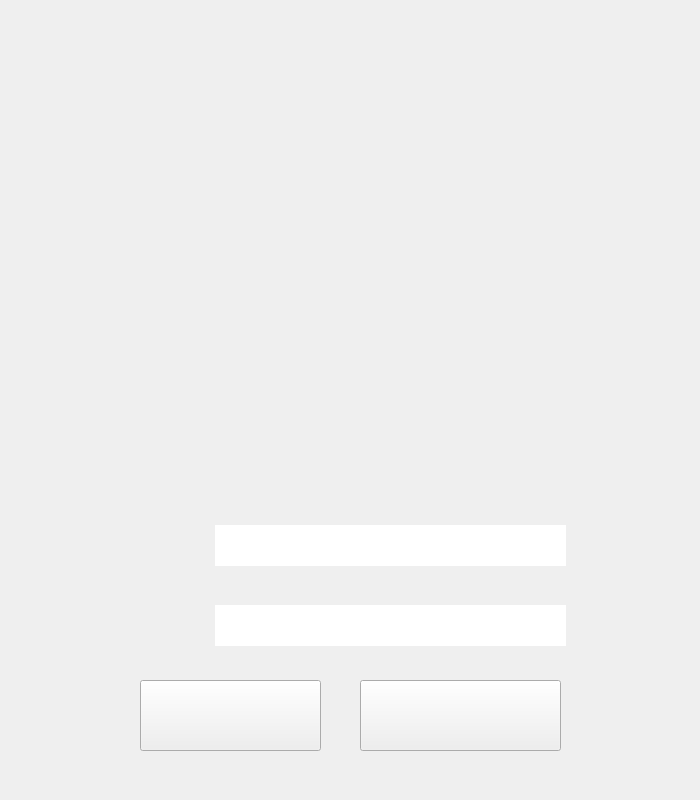
<?xml version="1.0" encoding="UTF-8"?>
<ui version="4.0">
 <class>MainWindow</class>
 <widget class="QMainWindow" name="MainWindow">
  <property name="geometry">
   <rect>
    <x>0</x>
    <y>0</y>
    <width>700</width>
    <height>800</height>
   </rect>
  </property>
  <property name="windowTitle">
   <string>MainWindow</string>
  </property>
  <property name="toolButtonStyle">
   <enum>Qt::ToolButtonIconOnly</enum>
  </property>
  <property name="animated">
   <bool>true</bool>
  </property>
  <property name="documentMode">
   <bool>false</bool>
  </property>
  <property name="dockNestingEnabled">
   <bool>false</bool>
  </property>
  <widget class="QWidget" name="centralwidget">
   <widget class="QPushButton" name="pushButton">
    <property name="geometry">
     <rect>
      <x>360</x>
      <y>680</y>
      <width>201</width>
      <height>71</height>
     </rect>
    </property>
    <property name="font">
     <font>
      <family>Lucida Console</family>
      <pointsize>20</pointsize>
     </font>
    </property>
    <property name="styleSheet">
     <string notr="true">border-image: url(:/resources/img/Group 11 (1).png);</string>
    </property>
    <property name="text">
     <string/>
    </property>
    <property name="icon">
     <iconset theme="accessories-text-editor">
      <normaloff>.</normaloff>.</iconset>
    </property>
    <property name="checkable">
     <bool>false</bool>
    </property>
    <property name="autoRepeat">
     <bool>false</bool>
    </property>
    <property name="autoExclusive">
     <bool>false</bool>
    </property>
    <property name="autoDefault">
     <bool>false</bool>
    </property>
    <property name="default">
     <bool>false</bool>
    </property>
    <property name="flat">
     <bool>false</bool>
    </property>
   </widget>
   <widget class="QPushButton" name="pushButton_2">
    <property name="geometry">
     <rect>
      <x>140</x>
      <y>680</y>
      <width>181</width>
      <height>71</height>
     </rect>
    </property>
    <property name="font">
     <font>
      <family>Lucida Console</family>
      <pointsize>20</pointsize>
      <bold>false</bold>
     </font>
    </property>
    <property name="styleSheet">
     <string notr="true">border-image: url(:/resources/img/Group 11.png);</string>
    </property>
    <property name="text">
     <string/>
    </property>
   </widget>
   <widget class="QLabel" name="label_3">
    <property name="geometry">
     <rect>
      <x>180</x>
      <y>100</y>
      <width>351</width>
      <height>341</height>
     </rect>
    </property>
    <property name="text">
     <string/>
    </property>
    <property name="pixmap">
     <pixmap resource="resources.qrc">:/resources/img/bank1.png</pixmap>
    </property>
   </widget>
   <widget class="QLabel" name="label">
    <property name="geometry">
     <rect>
      <x>-340</x>
      <y>10</y>
      <width>1291</width>
      <height>881</height>
     </rect>
    </property>
    <property name="text">
     <string/>
    </property>
    <property name="pixmap">
     <pixmap resource="resources.qrc">:/resources/img/map.png</pixmap>
    </property>
   </widget>
   <widget class="QLineEdit" name="login">
    <property name="enabled">
     <bool>true</bool>
    </property>
    <property name="geometry">
     <rect>
      <x>215</x>
      <y>525</y>
      <width>351</width>
      <height>41</height>
     </rect>
    </property>
    <property name="font">
     <font>
      <family>Corbel</family>
      <pointsize>22</pointsize>
     </font>
    </property>
    <property name="frame">
     <bool>false</bool>
    </property>
   </widget>
   <widget class="QLineEdit" name="pass">
    <property name="geometry">
     <rect>
      <x>215</x>
      <y>605</y>
      <width>351</width>
      <height>41</height>
     </rect>
    </property>
    <property name="font">
     <font>
      <family>Lucida Console</family>
      <pointsize>18</pointsize>
     </font>
    </property>
    <property name="frame">
     <bool>false</bool>
    </property>
   </widget>
   <widget class="QLabel" name="label_4">
    <property name="geometry">
     <rect>
      <x>118</x>
      <y>510</y>
      <width>81</width>
      <height>81</height>
     </rect>
    </property>
    <property name="styleSheet">
     <string notr="true"/>
    </property>
    <property name="text">
     <string/>
    </property>
    <property name="pixmap">
     <pixmap resource="resources.qrc">:/resources/img/Group 43.png</pixmap>
    </property>
   </widget>
   <widget class="QLabel" name="label_5">
    <property name="geometry">
     <rect>
      <x>118</x>
      <y>590</y>
      <width>81</width>
      <height>81</height>
     </rect>
    </property>
    <property name="styleSheet">
     <string notr="true"/>
    </property>
    <property name="text">
     <string/>
    </property>
    <property name="pixmap">
     <pixmap resource="resources.qrc">:/resources/img/Group 39 (1).png</pixmap>
    </property>
   </widget>
   <widget class="QLabel" name="label_2">
    <property name="geometry">
     <rect>
      <x>200</x>
      <y>514</y>
      <width>573</width>
      <height>72</height>
     </rect>
    </property>
    <property name="text">
     <string/>
    </property>
    <property name="pixmap">
     <pixmap resource="resources.qrc">:/resources/img/5.png</pixmap>
    </property>
   </widget>
   <widget class="QLabel" name="label_6">
    <property name="geometry">
     <rect>
      <x>200</x>
      <y>555</y>
      <width>573</width>
      <height>150</height>
     </rect>
    </property>
    <property name="text">
     <string/>
    </property>
    <property name="pixmap">
     <pixmap resource="resources.qrc">:/resources/img/5.png</pixmap>
    </property>
   </widget>
   <zorder>label</zorder>
   <zorder>label_3</zorder>
   <zorder>pushButton</zorder>
   <zorder>pushButton_2</zorder>
   <zorder>label_4</zorder>
   <zorder>label_5</zorder>
   <zorder>label_2</zorder>
   <zorder>label_6</zorder>
   <zorder>login</zorder>
   <zorder>pass</zorder>
  </widget>
 </widget>
 <resources>
  <include location="resources.qrc"/>
 </resources>
 <connections/>
</ui>
